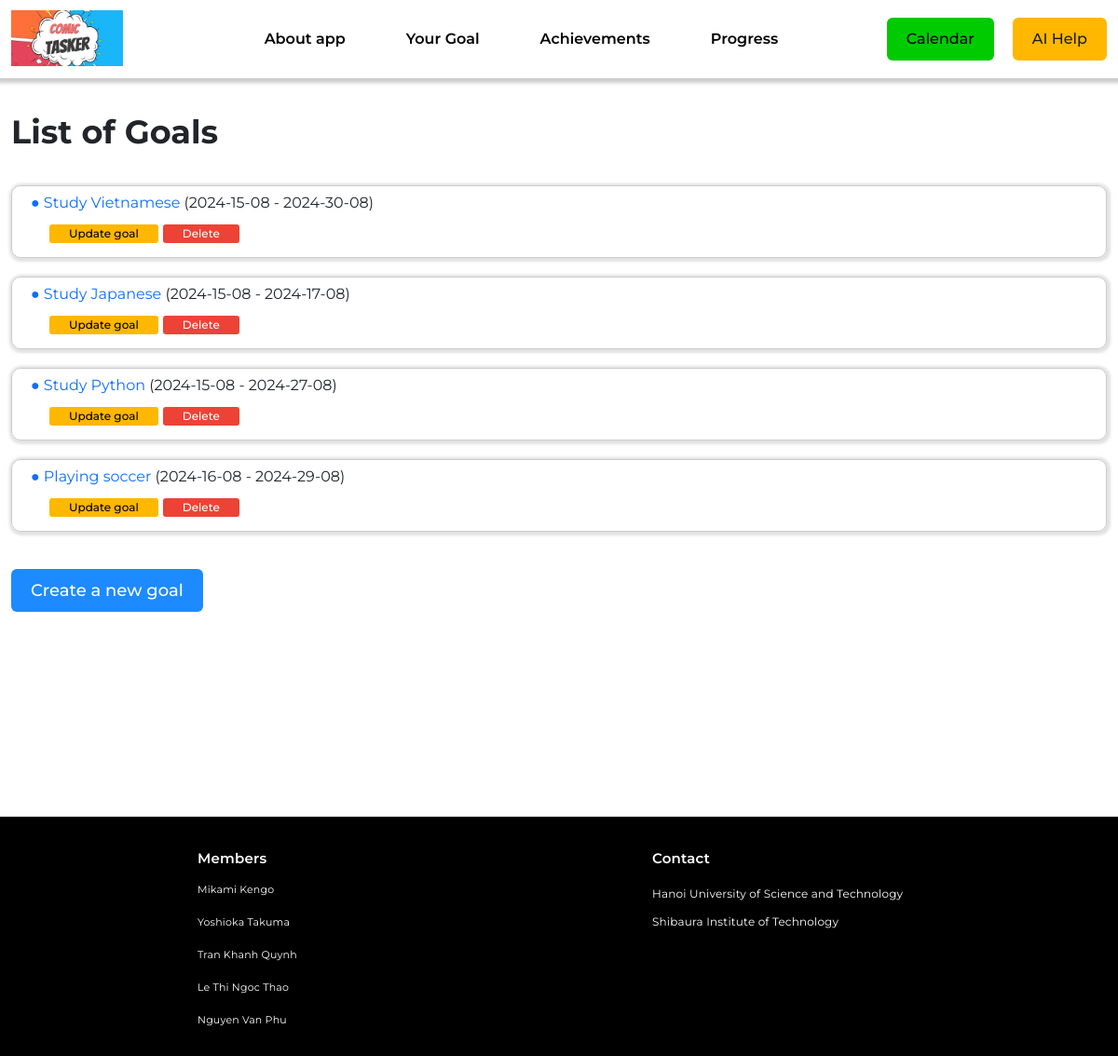
/goals/, run on an earlier commit of the app's database.
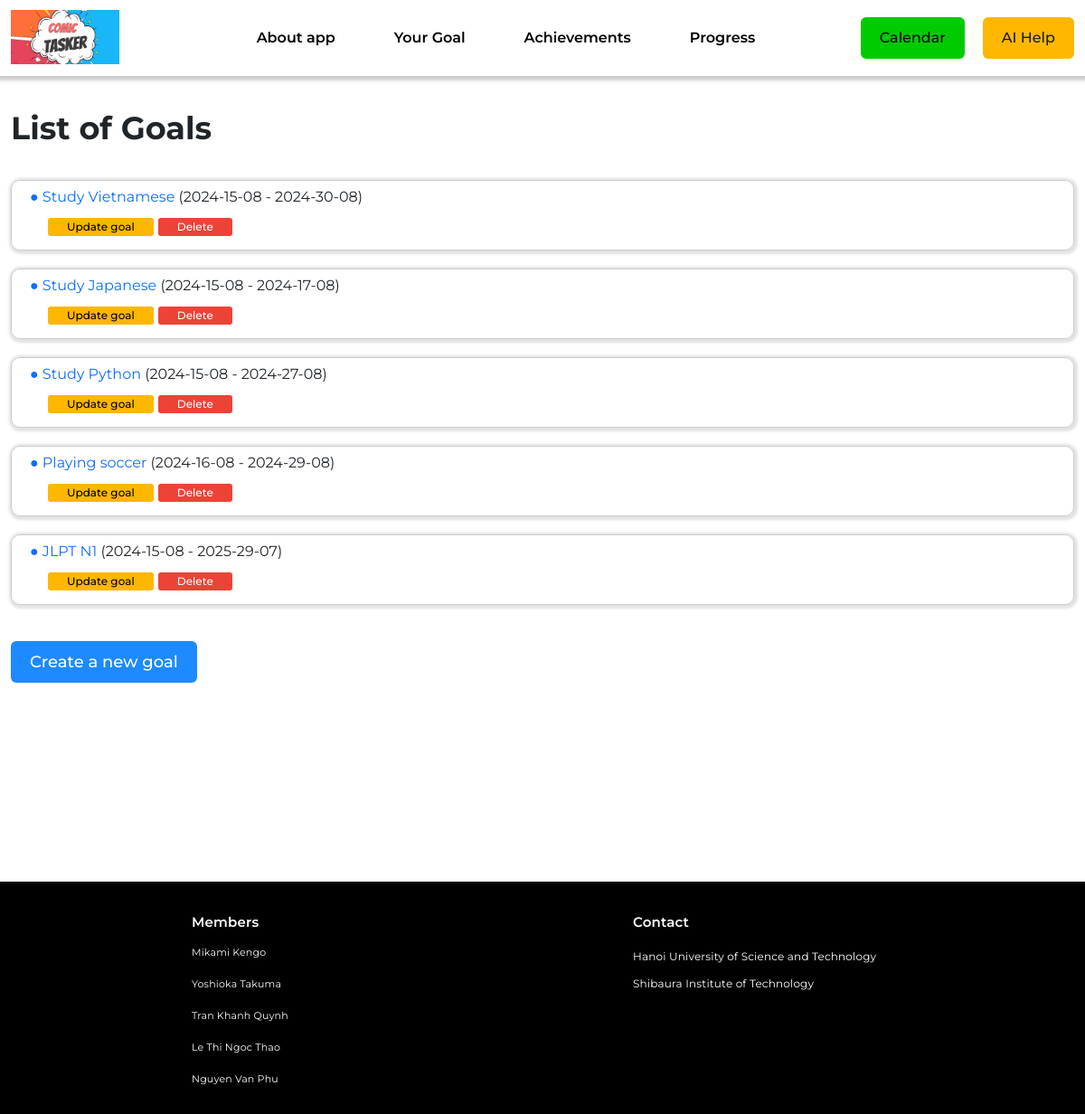
And on a later commit of the database.
### goal/models.py (models this page shows, shortened)
class Goal(models.Model):
    goal_name = models.CharField(max_length=255)
    start_day = models.DateField()
    finish_day = models.DateField()
    number_of_task = models.IntegerField()
    ai_response = models.TextField(null=True, blank=True)

### goal/views.py (the view)
# urls.py: path('goals/', views.list_goals, name='list_goals'),
def list_goals(request):
    goals = Goal.objects.all()
    return render(request, 'list_goals.html', {
        'goals': goals
    })

### goal/templates/list_goals.html (shortened to what this page needs)
{% load static %}
<!DOCTYPE html>
<html lang="en">
    <head>
        <link
            href="https://cdn.jsdelivr.net/npm/bootstrap@5.3.3/dist/css/bootstrap.min.css"
            rel="stylesheet"
        />
        <link href="{% static 'app/css/reset.css' %}" rel="stylesheet" />
        <link href="{% static 'app/css/styles.css' %}" rel="stylesheet" />
        <link href="{% static 'app/css/header.css' %}" rel="stylesheet" />
        <link href="{% static 'app/css/buttons.css' %}" rel="stylesheet" />
        <link href="{% static 'app/css/footer.css' %}" rel="stylesheet" />
    </head>
    <body>
        <header id="header" class="header">
            {% include 'app/header.html' %}
        </header>
        <div class="container">
            <h1 class="title">List of Goals</h1>
            <ul class="goal-list">
                {% for goal in goals %}
                <div class="goal-detail">
                    <li class="goal-desc">
                        <a href="{% url 'view_ai_suggestion' goal.id %}">
                            ● {{ goal.goal_name }}</a
                        >
                        ({{ goal.start_day|date:"Y-d-m" }} -
                        {{goal.finish_day|date:"Y-d-m" }})
                        <div class="goal-button">
                            <button class="btn btn--primary btn-small">
                                <a
                                    href="{% url 'update_goals' goal.id %}"
                                    style="color: black"
                                    >Update goal</a
                                >
                            </button>
                            <form
                                method="post"
                                action="{% url 'delete_goals' goal.id %}"
                            >
                                <button
                                    type="submit"
                                    class="btn btn--danger btn-small"
                                >
                                    Delete
                                </button>
                            </form>
                        </div>
                    </li>
                </div>
                {% endfor %}
            </ul>
            <button
                class="btn btn--next-page"
                style="margin-bottom: 220px; margin-top: 40px"
            >
                <a href="{% url 'create_goal' %}"
                    ><span style="color: #fff">Create a new goal</span></a
                >
            </button>
        </div>
        <footer id="footer" class="footer footer-space">
            {% include 'app/footer.html' %}
        </footer>
    </body>
</html>

What changed in the data, as far as the page shows it:
added Goal: goal_name "JLPT N1", start_day "2024-15-08", finish_day "2025-29-07"
